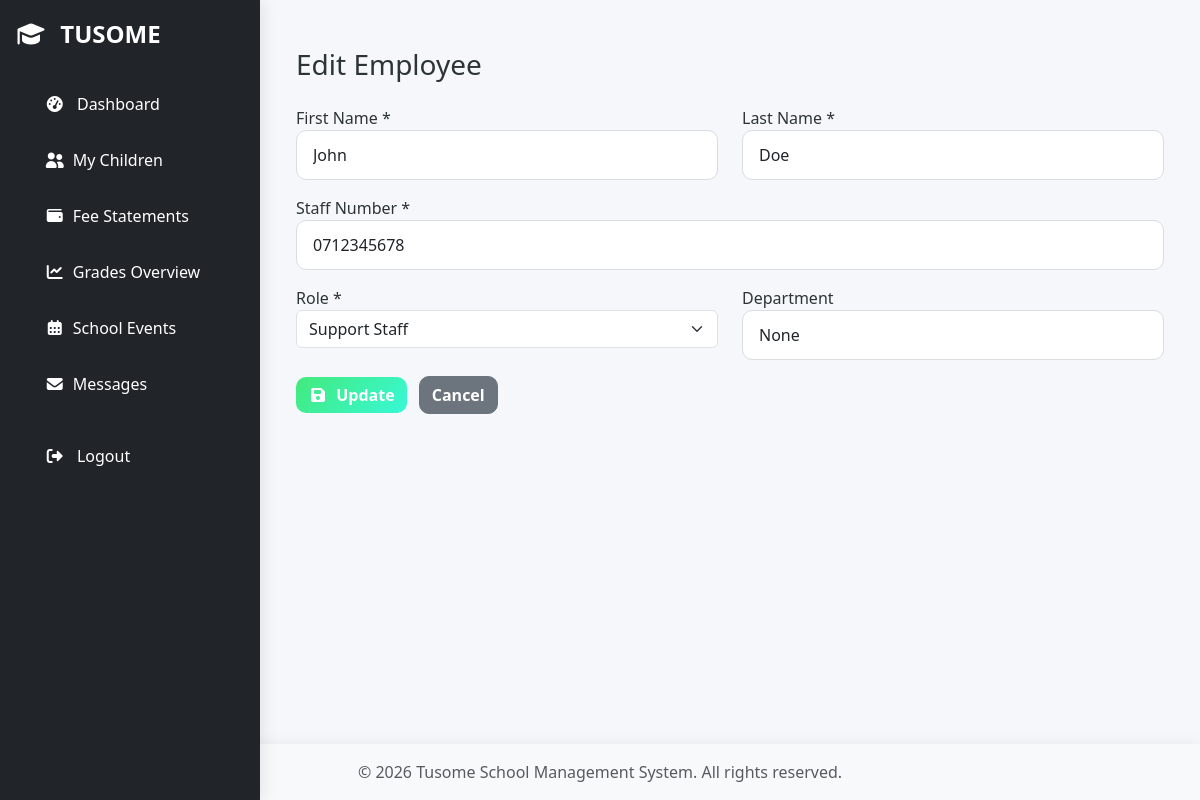
/employees/1/edit (signed in), run on the app's committed database.
### models.py (models this page shows, shortened)
class Employee(db.Model):
    __tablename__ = "employees"
    id = db.Column(db.Integer, primary_key=True)
    first_name = db.Column(db.String(50), nullable=False)
    last_name = db.Column(db.String(50), nullable=False)
    national_id = db.Column(db.String(20), unique=True, nullable=True)
    staff_number = db.Column(db.String(30), unique=True, nullable=True)
    role = db.Column(
        db.String(50), nullable=False
    )  # teacher, admin, driver, cook, guard
    department = db.Column(db.String(50), nullable=True)
    employment_type = db.Column(
        db.String(20),
        default="permanent",  # permanent, contract, casual
    )
    date_hired = db.Column(db.Date, nullable=True)
    active = db.Column(db.Boolean, default=True)
    bank_name = db.Column(db.String(100), nullable=True)
    bank_account = db.Column(db.String(50), nullable=True)
    user_id = db.Column(db.Integer, db.ForeignKey("users.id"), nullable=True)
    user = db.relationship("User", backref="employee", uselist=False)
    salaries = db.relationship("StaffSalary", backref="employee", lazy=True)

### routes/employee.py (the view, shortened to what this page needs)
@employees_bp.route("/<int:employee_id>/edit", methods=["GET", "POST"])
def edit_employee(employee_id):
    employee = Employee.query.get_or_404(employee_id)
    if employee.salaries:
        flash("Cannot edit employee with existing salaries.", "warning")
        return redirect(url_for("employees.dashboard"))
    return render_template("employees/edit_employee.html", employee=employee)

### app.py (called while the page is built)
@login_manager.user_loader
def load_user(user_id):
    return User.query.get(int(user_id))

def create_app():
    app = Flask(__name__)
    app.config.from_object(Config)
    app.config["SQLALCHEMY_DATABASE_URI"] = "sqlite:///site.db"
    app.config["SQLALCHEMY_TRACK_MODIFICATIONS"] = False
    app.config["SECRET_KEY"] = "your-secret-key"
    db.init_app(app)
    login_manager.init_app(app)
    migrate.init_app(app, db)
    mail.init_app(app)
    login_manager.login_view = "auth_bp.login"
    @app.context_processor
    def inject_now():
        return {"now": datetime.now()}
    @app.route("/")
    def index():
        return redirect(url_for("auth_bp.login"))
    register_blueprints(app)
    register_cli(app)
    return app

### models.py (called while the page is built)
    def is_admin(self):
        return bool(self.role and self.role.lower() == "admin")

    def is_teacher(self):
        return bool(self.role and self.role.lower() == "teacher")

    def is_parent(self):
        return bool(self.role and self.role.lower() == "parent")

    def is_student(self):
        return bool(self.role and self.role.lower() == "student")

    def is_finance(self):
        return bool(self.role and self.role.lower() == "finance")

    @property
    def children(self):
        return self.students_as_parent

### Templates/employees/edit_employee.html (shortened to what this page needs)
{% extends "base.html" %}
{% block content %}
<div class="container mt-4">
    <h3 class="mb-4">Edit Employee</h3>
    <form method="post">
        <div class="row">
            <div class="col-md-6 mb-3">
                <label>First Name *</label>
                <input type="text" name="first_name"
                       value="{{ employee.first_name }}"
                       class="form-control" required>
            </div>
            <div class="col-md-6 mb-3">
                <label>Last Name *</label>
                <input type="text" name="last_name"
                       value="{{ employee.last_name }}"
                       class="form-control" required>
            </div>
        </div>
        <div class="mb-3">
            <label>Staff Number *</label>
            <input type="text" name="staff_number"
                   value="{{ employee.staff_number }}"
                   class="form-control" required>
        </div>
        <div class="row">
            <div class="col-md-6 mb-3">
                <label>Role *</label>
                <select name="role" class="form-select" required>
                    {% for r in ["Teacher","Admin","Support Staff","Driver","Cook","Guard"] %}
                        <option value="{{ r }}"
                            {% if employee.role == r %}selected{% endif %}>
                            {{ r }}
                        </option>
                    {% endfor %}
                </select>
            </div>
            <div class="col-md-6 mb-3">
                <label>Department</label>
                <input type="text" name="department"
                       value="{{ employee.department }}"
                       class="form-control">
            </div>
        </div>
        <button class="btn btn-success">
            <i class="fas fa-save me-1"></i> Update
        </button>
        <a href="{{ url_for('employees.list_employees') }}"
           class="btn btn-secondary ms-2">
            Cancel
        </a>
    </form>
</div>
{% endblock %}

### static/tom-select.css (style rules this page uses)
:root { --ts-pr-clear-button: 0px; --ts-pr-caret: 0px; --ts-pr-min: .75rem; }

### Templates/base.html (style rules this page uses)
:root { --primary-gradient: linear-gradient(135deg, #4facfe, #00f2fe); --secondary-gradient: linear-gradient(135deg, #667eea, #764ba2); --danger-gradient: linear-gradient(135deg, #ff758c, #ff7eb3); --success-gradient: linear-gradient(135deg, #43e97b, #38f9d7); --dark-bg: #2c3e50; }
body { background: #f5f7fa; font-family: "Segoe UI", Tahoma, Geneva, Verdana, sans-serif; color: #2d3436; animation: fadeIn 0.6s ease-in-out; padding: 0px; display: flex; flex-direction: column; min-height: 100vh; }
.form-control { border-radius: 10px; border: 1px solid #dcdde1; padding: 0.75rem 1rem; transition: all 0.3s ease; }
.btn { border-radius: 10px; font-weight: 600; transition: all 0.3s ease; position: relative; overflow: hidden; }
.btn-success { background: var(--success-gradient); border: none; }
.btn::after { content: ""; position: absolute; background: rgba(255, 255, 255, 0.4); border-radius: 50%; transform: scale(0); transition: transform 0.6s ease-out; pointer-events: none; }
html, body { height: 100%; margin: 0; padding: 0; }

### data on the page
Employee: first_name "John", last_name "Doe", staff_number "0712345678", role "Support Staff", department "None"
